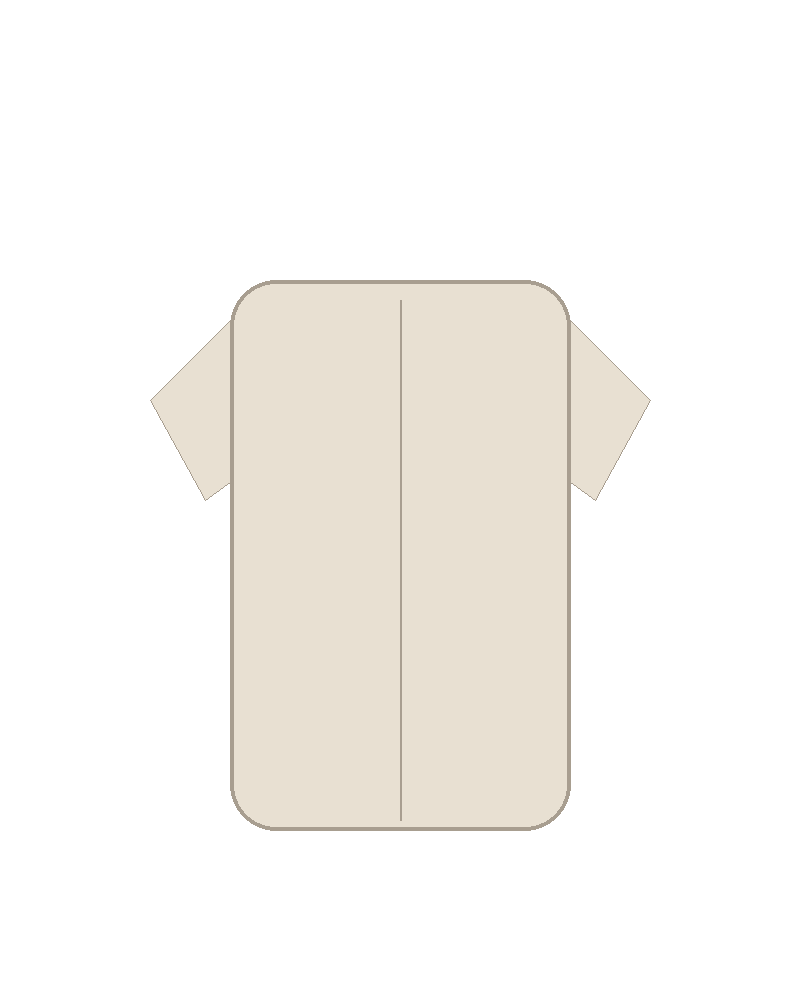
#> input picture samples/示例-白T-back.png, 800 x 1000 px
$ python split_turnaround.py '../samples/示例-白T-back.png'
#> lines starting #> are read from the running program, lines starting #| are printed output that depends on the picture
"""把「五视角转面图」自动拆成五张单品图。

用法：
    .venv/Scripts/python.exe tools/split_turnaround.py 转面图.png
    .venv/Scripts/python.exe tools/split_turnaround.py 转面图.png -o 输出目录

输出顺序固定为：正面、左前45°、左侧面、左后135°、背面。
脚本只做裁切，不抠背景；切完后用平台「智能抠图」批量处理。
"""

from __future__ import annotations

import argparse
from pathlib import Path

from PIL import Image

OUTPUT_NAMES = [
    "01_正面.png",
    "02_左前45.png",
    "03_左侧面.png",
    "04_左后135.png",
    "05_背面.png",
]

BACKGROUND_THRESHOLD = 244
PADDING = 8
PANEL_GAP_RATIO = 0.04     # 视角之间的空白至少占总宽度的 4%
MIN_CONTENT_RATIO = 0.02   # 内容少于总宽 2% 的区间不算一个视角


def is_background(pixel: tuple[int, int, int], threshold: int = BACKGROUND_THRESHOLD) -> bool:
    """接近纯白的像素视为背景。"""
    return min(pixel[0], pixel[1], pixel[2]) >= threshold


def content_columns(image: Image.Image, threshold: int = BACKGROUND_THRESHOLD) -> list[bool]:
    """逐列判断是否有非背景内容。"""
    rgb = image.convert("RGB")
    width, height = rgb.size
    pixels = rgb.load()
    step_y = max(1, height // 300)

    columns = []
    for x in range(width):
        has_content = False
        for y in range(0, height, step_y):
            if not is_background(pixels[x, y], threshold):
                has_content = True
                break
        columns.append(has_content)
    return columns


def find_panel_gaps(columns: list[bool], min_gap: int) -> list[tuple[int, int]]:
    """找出宽度足够的空白区间，作为视角之间的分隔。"""
    gaps = []
    start = None

    for x, has_content in enumerate(columns):
        if not has_content:
            if start is None:
                start = x
        elif start is not None:
            if x - start >= min_gap:
                gaps.append((start, x - 1))
            start = None

    if start is not None and len(columns) - start >= min_gap:
        gaps.append((start, len(columns) - 1))
    return gaps


def trim_panel(panel: Image.Image, threshold: int = BACKGROUND_THRESHOLD) -> Image.Image:
    """裁掉单张视角四周的白边，并留出少量边距。"""
    rgb = panel.convert("RGB")
    width, height = rgb.size
    pixels = rgb.load()
    step_x = max(1, width // 200)
    step_y = max(1, height // 200)

    def column_has_content(x: int) -> bool:
        return any(
            not is_background(pixels[x, y], threshold) for y in range(0, height, step_y)
        )

    def row_has_content(y: int) -> bool:
        return any(
            not is_background(pixels[x, y], threshold) for x in range(0, width, step_x)
        )

    left = 0
    while left < width and not column_has_content(left):
        left += 1
    right = width - 1
    while right >= left and not column_has_content(right):
        right -= 1
    top = 0
    while top < height and not row_has_content(top):
        top += 1
    bottom = height - 1
    while bottom >= top and not row_has_content(bottom):
        bottom -= 1

    if left > right or top > bottom:
        return panel

    left = max(0, left - PADDING)
    top = max(0, top - PADDING)
    right = min(width - 1, right + PADDING)
    bottom = min(height - 1, bottom + PADDING)
    return panel.crop((left, top, right + 1, bottom + 1))


def split_sheet(image: Image.Image) -> tuple[list[Image.Image], str]:
    """切出五个视角，返回 (视角图列表, 切分方式说明)。"""
    width, height = image.size
    columns = content_columns(image)
    min_gap = max(8, int(width * PANEL_GAP_RATIO))
    gaps = find_panel_gaps(columns, min_gap)

    # 中间刚好有 4 个足够宽的空白，就以空白中心为切分线
    inner_gaps = [gap for gap in gaps if gap[0] > 0 and gap[1] < width - 1]
    if len(inner_gaps) == len(OUTPUT_NAMES) - 1:
        cuts = [0] + [round((left + right) / 2) for left, right in inner_gaps] + [width]
        mode = "按视角间空白切分"
    else:
        slice_width = width / len(OUTPUT_NAMES)
        cuts = [round(index * slice_width) for index in range(len(OUTPUT_NAMES))] + [width]
        mode = "未找到 4 个分隔空白，按等宽五等分切分"

    panels = []
    for index in range(len(OUTPUT_NAMES)):
        left = min(width - 1, max(0, cuts[index]))
        right = min(width - 1, max(left, cuts[index + 1] - 1))
        panel = image.crop((left, 0, right + 1, height))
        panels.append(trim_panel(panel))

    return panels, mode


def main() -> int:
    parser = argparse.ArgumentParser(description="拆分五视角转面图")
    parser.add_argument("image", help="转面图文件路径")
    parser.add_argument("-o", "--output", help="输出目录")
    args = parser.parse_args()

    source = Path(args.image).expanduser().resolve()
    if not source.is_file():
        print(f"找不到文件：{source}")
        return 1

    output_dir = (
        Path(args.output).expanduser().resolve()
        if args.output
        else source.parent / "五视图拆分"
    )
    output_dir.mkdir(parents=True, exist_ok=True)

    with Image.open(source) as image:
#> image is the input picture: PIL image 800x1000 RGBA; mean R, G, B, A 58.1, 56, 52.5, 64.5
        image = image.convert("RGBA")
        panels, mode = split_sheet(image)
#> in content_columns, `rgb = image.convert("RGB")`:
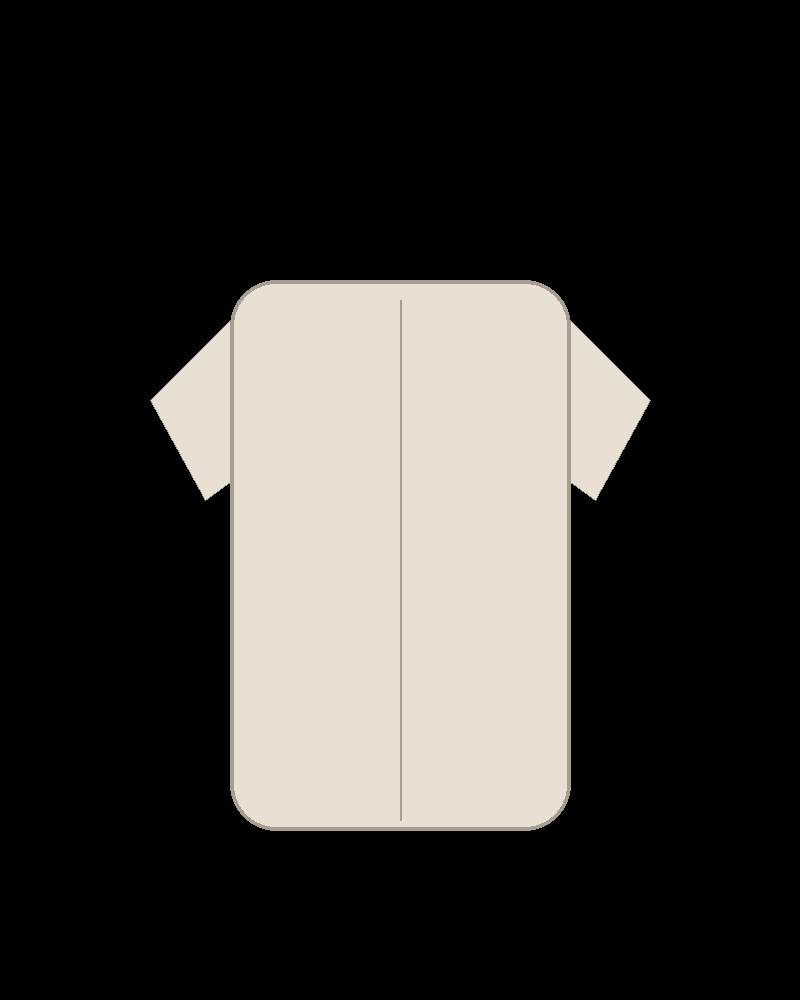
#> rgb: PIL image 800x1000 RGB; mean R, G, B 58.1, 56, 52.5
#> in split_sheet, `columns = content_columns(image)`: columns = 800 items, first 6: True, True, True, True, True, True
#> after the loop in find_panel_gaps, `for x, has_content in enumerate(columns):`: gaps = []
#> the loop in split_sheet, `for index in range(len(OUTPUT_NAMES)):` made 5 passes
#> pass 1, in trim_panel, `rgb = panel.convert("RGB")`:
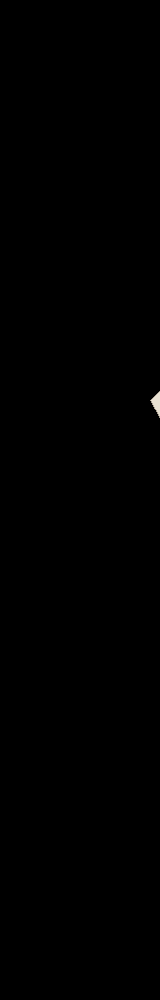
#> rgb: PIL image 160x1000 RGB; mean R, G, B 0.2, 0.2, 0.2
#> pass 2, in split_sheet, `panel = image.crop((left, 0, right + 1, height))`:
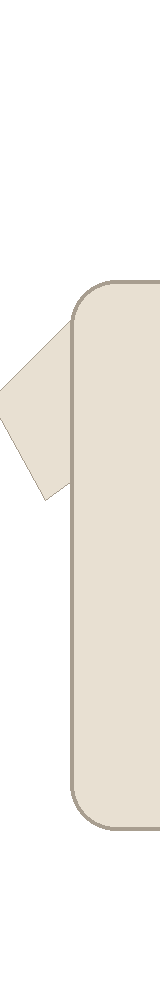
#> panel: PIL image 160x1000 RGBA; mean R, G, B, A 81.1, 78.3, 73.3, 90.4; transparent parts drawn white
#> pass 2, in trim_panel (call 2), `rgb = panel.convert("RGB")`:
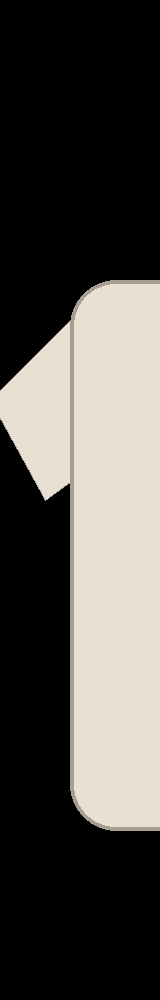
#> rgb: PIL image 160x1000 RGB; mean R, G, B 81.1, 78.3, 73.3
#> after the loop in split_sheet, `for index in range(len(OUTPUT_NAMES)):`:
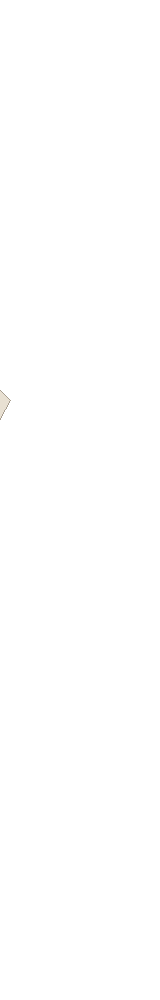
#> panel: PIL image 160x1000 RGBA; mean R, G, B, A 0.2, 0.2, 0.2, 0.3; transparent parts drawn white
#> after the loop in split_sheet, `for index in range(len(OUTPUT_NAMES)):`: panels = 5 items
#> panels = 5 items; mode = '未找到 4 个分隔空白，按等宽五等分切分'

    for name, panel in zip(OUTPUT_NAMES, panels):
        path = output_dir / name
        panel.save(path, "PNG")
        print(f"已输出 {path}  {panel.size[0]}x{panel.size[1]}")
#> this loop made 5 passes
#> name on passes 1 to 5: '01_正面.png', '02_左前45.png', '03_左侧面.png', '04_左后135.png', '05_背面.png'
#| 已输出 samples/五视图拆分/01_正面.png  160x1000
#| 已输出 samples/五视图拆分/02_左前45.png  160x1000
#| 已输出 samples/五视图拆分/03_左侧面.png  160x1000
#| 已输出 samples/五视图拆分/04_左后135.png  160x1000
#| 已输出 samples/五视图拆分/05_背面.png  160x1000

    print(f"切分方式：{mode}")
#| 切分方式：未找到 4 个分隔空白，按等宽五等分切分
    print(f"输出目录：{output_dir}")
    return 0


if __name__ == "__main__":
    raise SystemExit(main())
#> (the program exits here)

$ run again, on samples/示例-白T-side.png
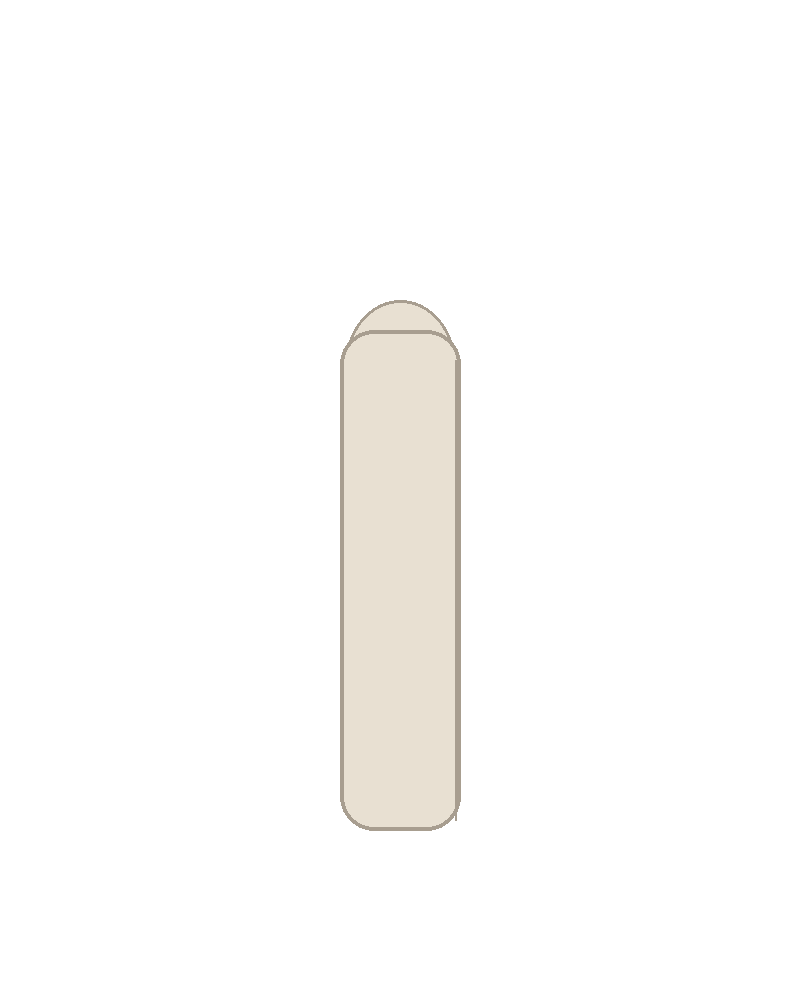
#> input picture samples/示例-白T-side.png, 800 x 1000 px
#> in main, image is the input picture: PIL image 800x1000 RGBA; mean R, G, B, A 17.4, 16.8, 15.7, 19.7
#> in content_columns, `rgb = image.convert("RGB")`:
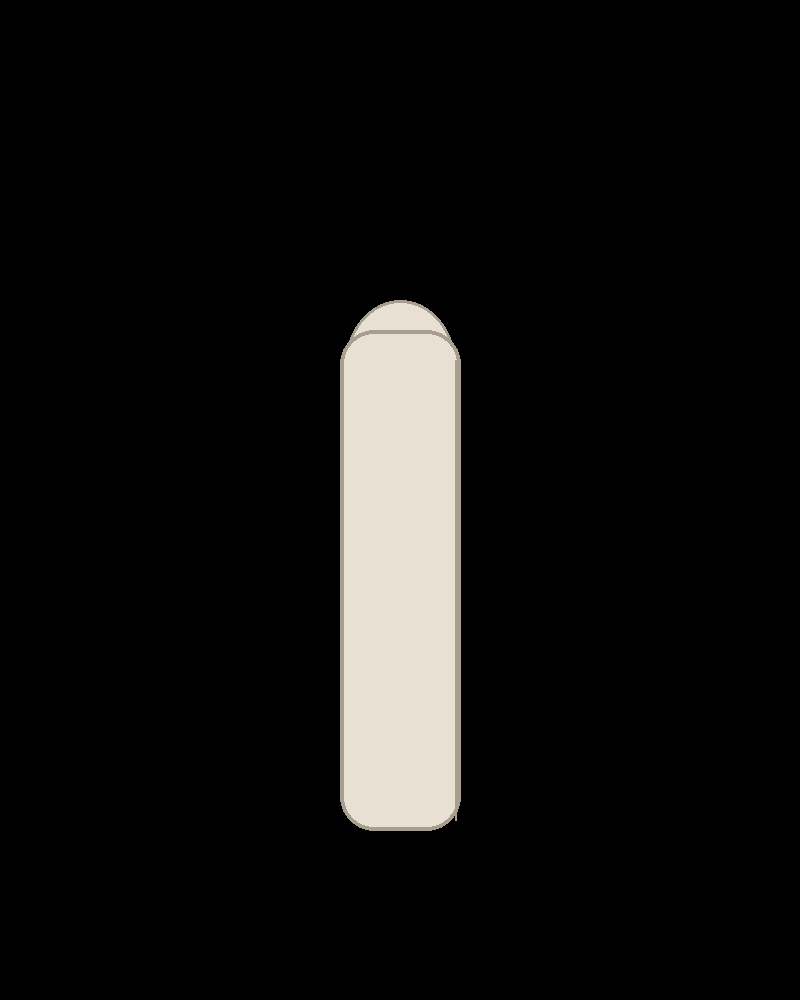
#> rgb: PIL image 800x1000 RGB; mean R, G, B 17.4, 16.8, 15.7
#> in split_sheet, `columns = content_columns(image)`: columns = 800 items, first 6: True, True, True, True, True, True
#> after the loop in find_panel_gaps, `for x, has_content in enumerate(columns):`: gaps = []
#> the loop in split_sheet, `for index in range(len(OUTPUT_NAMES)):` made 5 passes
#> pass 3, in trim_panel (call 3), `rgb = panel.convert("RGB")`:
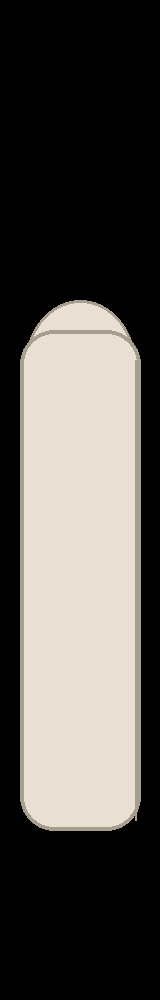
#> rgb: PIL image 160x1000 RGB; mean R, G, B 87.1, 83.9, 78.5
#> after the loop in split_sheet, `for index in range(len(OUTPUT_NAMES)):`: panels = 5 items
#> in main, `panels, mode = split_sheet(image)`: mode = '未找到 4 个分隔空白，按等宽五等分切分'
#> the loop in main, `for name, panel in zip(OUTPUT_NAMES, panels):` made 5 passes
#> name on passes 1 to 5: '01_正面.png', '02_左前45.png', '03_左侧面.png', '04_左后135.png', '05_背面.png'
#> (printed output is left out)
#| 切分方式：未找到 4 个分隔空白，按等宽五等分切分
